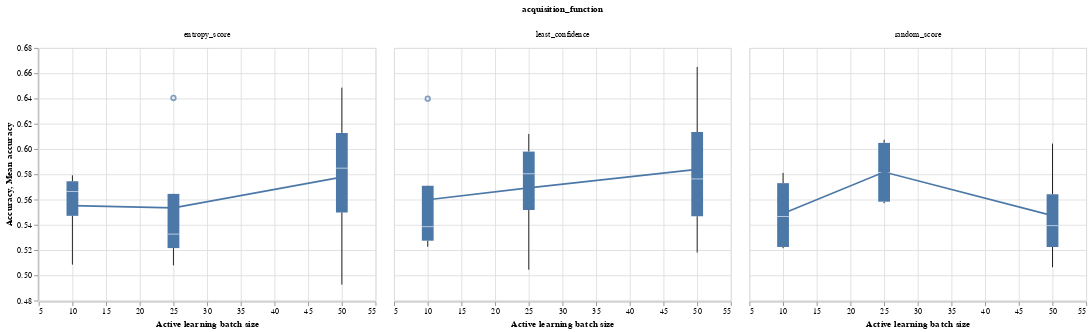

Notebook code for this chart:
### Markdown cell above
- Actual acquisition functions show a strong positive correlation b/w seed dataset size and accuracy. This makes sense because we expect more data to improve performance.
- This effect is much less strong in the random score function. *why?*

### Code cell
# All else equal, what is the relationship between active learning batch size and accuracy?
base = alt.Chart(results).encode(
    x=alt.X("active_batch_size:Q", scale=exclude_zero_point, title="Active learning batch size"),   
)

plot_against_base(base)

### Figure 1 — Vega-Lite specification as saved in the notebook (floating-point values rounded to 4 significant figures)
{"config": {"view": {"continuousWidth": 400, "continuousHeight": 300}}, "data": {"name": "data-3e2e0ef160735be2d1604ebf41be07fb"}, "facet": {"column": {"type": "nominal", "field": "acquisition_function"}}, "spec": {"layer": [{"mark": "boxplot", "encoding": {"x": {"type": "quantitative", "field": "active_batch_size", "scale": {"zero": false}, "title": "Active learning batch size"}, "y": {"type": "quantitative", "field": "final_accuracy", "scale": {"zero": false}, "title": "Accuracy"}}}, {"mark": "line", "encoding": {"x": {"type": "quantitative", "field": "active_batch_size", "scale": {"zero": false}, "title": "Active learning batch size"}, "y": {"type": "quantitative", "aggregate": "mean", "field": "final_accuracy", "scale": {"zero": false}, "title": "Mean accuracy"}}}]}, "$schema": "https://vega.github.io/schema/vega-lite/v4.8.1.json", "datasets": {"data-3e2e0ef160735be2d1604ebf41be07fb": [{"acquisition_function": "entropy_score", "seed_size": 10000, "active_batch_size": 10, "accuracy": [0.4892, 0.5101, 0.4969, 0.5074, 0.5347, 0.5411, 0.5575, 0.56], "final_accuracy": 0.56}, {"acquisition_function": "entropy_score", "seed_size": 10000, "active_batch_size": 25, "accuracy": [0.5067, 0.4944, 0.5072, 0.4956, 0.5136, 0.5463, 0.5107, 0.5392], "final_accuracy": 0.5392}, {"acquisition_function": "entropy_score", "seed_size": 10000, "active_batch_size": 50, "accuracy": [0.5051, 0.5135, 0.5128, 0.5088, 0.5528, 0.5569, 0.5583, 0.5689], "final_accuracy": 0.5689}, {"acquisition_function": "entropy_score", "seed_size": 15000, "active_batch_size": 10, "accuracy": [0.5108, 0.5104, 0.5031, 0.5358, 0.5203, 0.5587, 0.5567, 0.5792], "final_accuracy": 0.5792}, {"acquisition_function": "entropy_score", "seed_size": 15000, "active_batch_size": 25, "accuracy": [0.4942, 0.4949, 0.5065, 0.5121, 0.5096, 0.5099, 0.5553, 0.5261], "final_accuracy": 0.5261}, {"acquisition_function": "entropy_score", "seed_size": 15000, "active_batch_size": 50, "accuracy": [0.509, 0.4992, 0.5092, 0.5499, 0.5558, 0.5751, 0.5779, 0.6008], "final_accuracy": 0.6008}, {"acquisition_function": "entropy_score", "seed_size": 20000, "active_batch_size": 10, "accuracy": [0.4913, 0.505, 0.5215, 0.5369, 0.5378, 0.5326, 0.5796, 0.5729], "final_accuracy": 0.5729}, {"acquisition_function": "entropy_score", "seed_size": 20000, "active_batch_size": 25, "accuracy": [0.4976, 0.5126, 0.5325, 0.5335, 0.5894, 0.6079, 0.6338, 0.6404], "final_accuracy": 0.6404}, {"acquisition_function": "entropy_score", "seed_size": 20000, "active_batch_size": 50, "accuracy": [0.5071, 0.5146, 0.5576, 0.5572, 0.5969, 0.5999, 0.6429, 0.6486], "final_accuracy": 0.6486}, {"acquisition_function": "entropy_score", "seed_size": 5000, "active_batch_size": 10, "accuracy": [0.4947, 0.5046, 0.4993, 0.4956, 0.5031, 0.4968, 0.4976, 0.5085], "final_accuracy": 0.5085}, {"acquisition_function": "entropy_score", "seed_size": 5000, "active_batch_size": 25, "accuracy": [0.4951, 0.4981, 0.4951, 0.4981, 0.5015, 0.4972, 0.5035, 0.5079], "final_accuracy": 0.5079}, {"acquisition_function": "entropy_score", "seed_size": 5000, "active_batch_size": 50, "accuracy": [0.4951, 0.5003, 0.4974, 0.4946, 0.5011, 0.5044, 0.4938, 0.4926], "final_accuracy": 0.4926}, {"acquisition_function": "least_confidence", "seed_size": 10000, "active_batch_size": 10, "accuracy": [0.5024, 0.4933, 0.5049, 0.5043, 0.5094, 0.5375, 0.5535, 0.529], "final_accuracy": 0.529}, {"acquisition_function": "least_confidence", "seed_size": 10000, "active_batch_size": 25, "accuracy": [0.4993, 0.4929, 0.5075, 0.4933, 0.505, 0.5132, 0.5404, 0.5675], "final_accuracy": 0.5675}, {"acquisition_function": "least_confidence", "seed_size": 10000, "active_batch_size": 50, "accuracy": [0.4956, 0.4926, 0.5226, 0.4956, 0.5336, 0.551, 0.5457, 0.5564], "final_accuracy": 0.5564}, {"acquisition_function": "least_confidence", "seed_size": 15000, "active_batch_size": 10, "accuracy": [0.5019, 0.509, 0.5079, 0.5307, 0.5143, 0.5222, 0.5146, 0.5479], "final_accuracy": 0.5479}, {"acquisition_function": "least_confidence", "seed_size": 15000, "active_batch_size": 25, "accuracy": [0.4969, 0.4925, 0.499, 0.5294, 0.5653, 0.5879, 0.6124, 0.6119], "final_accuracy": 0.6119}, {"acquisition_function": "least_confidence", "seed_size": 15000, "active_batch_size": 50, "accuracy": [0.5039, 0.5088, 0.5193, 0.4969, 0.5107, 0.5406, 0.5803, 0.5962], "final_accuracy": 0.5962}, {"acquisition_function": "least_confidence", "seed_size": 20000, "active_batch_size": 10, "accuracy": [0.5044, 0.5156, 0.5385, 0.5354, 0.5732, 0.6015, 0.6049, 0.6399], "final_accuracy": 0.6399}, {"acquisition_function": "least_confidence", "seed_size": 20000, "active_batch_size": 25, "accuracy": [0.5058, 0.5262, 0.5726, 0.5613, 0.5686, 0.5713, 0.5882, 0.5933], "final_accuracy": 0.5933}, {"acquisition_function": "least_confidence", "seed_size": 20000, "active_batch_size": 50, "accuracy": [0.4919, 0.5133, 0.5779, 0.5913, 0.5926, 0.6089, 0.6153, 0.665], "final_accuracy": 0.665}, {"acquisition_function": "least_confidence", "seed_size": 5000, "active_batch_size": 10, "accuracy": [0.4958, 0.4878, 0.4914, 0.5046, 0.5128, 0.5188, 0.4976, 0.5226], "final_accuracy": 0.5226}, {"acquisition_function": "least_confidence", "seed_size": 5000, "active_batch_size": 25, "accuracy": [0.4879, 0.4935, 0.5022, 0.4943, 0.5072, 0.5117, 0.5168, 0.5044], "final_accuracy": 0.5044}, {"acquisition_function": "least_confidence", "seed_size": 5000, "active_batch_size": 50, "accuracy": [0.4993, 0.5026, 0.5018, 0.5001, 0.5049, 0.4985, 0.5046, 0.5181], "final_accuracy": 0.5181}, {"acquisition_function": "random_score", "seed_size": 10000, "active_batch_size": 10, "accuracy": [0.4913, 0.5117, 0.4901, 0.4983, 0.5021, 0.5687, 0.5164, 0.5811], "final_accuracy": 0.5811}, {"acquisition_function": "random_score", "seed_size": 10000, "active_batch_size": 25, "accuracy": [0.4949, 0.5014, 0.5031, 0.4999, 0.5567, 0.5558, 0.5706, 0.604], "final_accuracy": 0.604}, {"acquisition_function": "random_score", "seed_size": 10000, "active_batch_size": 50, "accuracy": [0.5017, 0.4897, 0.5103, 0.5024, 0.5164, 0.5312, 0.5288, 0.5508], "final_accuracy": 0.5508}, {"acquisition_function": "random_score", "seed_size": 15000, "active_batch_size": 10, "accuracy": [0.509, 0.5044, 0.5119, 0.5119, 0.5318, 0.5397, 0.536, 0.5228], "final_accuracy": 0.5228}, {"acquisition_function": "random_score", "seed_size": 15000, "active_batch_size": 25, "accuracy": [0.5086, 0.5021, 0.519, 0.5475, 0.5658, 0.5476, 0.5397, 0.5571], "final_accuracy": 0.5571}, {"acquisition_function": "random_score", "seed_size": 15000, "active_batch_size": 50, "accuracy": [0.5074, 0.5121, 0.4974, 0.525, 0.535, 0.5643, 0.5564, 0.6043], "final_accuracy": 0.6043}, {"acquisition_function": "random_score", "seed_size": 20000, "active_batch_size": 10, "accuracy": [0.4928, 0.5167, 0.5304, 0.5224, 0.5322, 0.5424, 0.5532, 0.5703], "final_accuracy": 0.5703}, {"acquisition_function": "random_score", "seed_size": 20000, "active_batch_size": 25, "accuracy": [0.5088, 0.5071, 0.5243, 0.5321, 0.5414, 0.5339, 0.5465, 0.6074], "final_accuracy": 0.6074}, {"acquisition_function": "random_score", "seed_size": 20000, "active_batch_size": 50, "accuracy": [0.5028, 0.5175, 0.5394, 0.5239, 0.515, 0.5289, 0.5424, 0.5278], "final_accuracy": 0.5278}, {"acquisition_function": "random_score", "seed_size": 5000, "active_batch_size": 10, "accuracy": [0.5103, 0.4951, 0.4951, 0.5054, 0.4968, 0.4985, 0.505, 0.5215], "final_accuracy": 0.5215}, {"acquisition_function": "random_score", "seed_size": 5000, "active_batch_size": 25, "accuracy": [0.5012, 0.5067, 0.4997, 0.5015, 0.5092, 0.5222, 0.5393, 0.5587], "final_accuracy": 0.5587}, {"acquisition_function": "random_score", "seed_size": 5000, "active_batch_size": 50, "accuracy": [0.5108, 0.4956, 0.4926, 0.4988, 0.496, 0.5071, 0.5058, 0.5064], "final_accuracy": 0.5064}]}}
